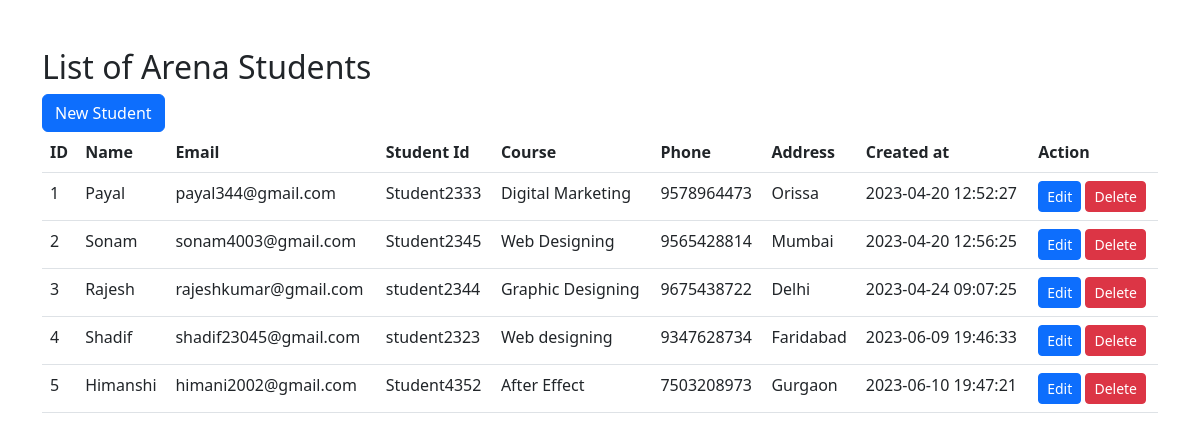
The page / on the database its author committed.
### tables this page shows
CREATE TABLE `mystudent` (
  `id` int(11) NOT NULL,
  `name` varchar(100) NOT NULL,
  `email` varchar(200) NOT NULL,
  `studentid` varchar(12) NOT NULL,
  `course` varchar(100) NOT NULL,
  `phone` varchar(10) DEFAULT NULL,
  `address` varchar(200) DEFAULT NULL,
  `created_at` datetime NOT NULL DEFAULT current_timestamp()
);

### index.php (the view, shortened to what this page needs)
<!DOCTYPE html>
<html lang="en">
<head>
    <link href="https://cdn.jsdelivr.net/npm/bootstrap@5.3.0-alpha3/dist/css/bootstrap.min.css" rel="stylesheet">
</head>
<body>
    <div class="container my-5">
        <h2>List of Arena Students</h2>
        <a class="btn btn-primary" href="/management/create.php" role="button">New Student</a>
        <br>
        <table class="table">
            <thead>
                <tr>
                    <th>ID</th>
                    <th>Name</th>
                    <th>Email</th>
                    <th>Student Id</th>
                    <th>Course</th>
                    <th>Phone</th>
                    <th>Address</th>
                    <th>Created at</th>
                    <th>Action</th>
                </tr>
            </thead>
            <tbody>
                <?php
                $servername = "localhost";
                $username = "root";
                $password = "";
                $database = "project";
                $connection = new mysqli($servername, $username, $password, $database);
                $sql = "SELECT * FROM mystudent";
                $result = $connection->query($sql);
                while ($row = $result->fetch_assoc()) {
                    echo "
 <tr>
                    <td>$row[id]</td>
                    <td>$row[name]</td>
                    <td>$row[email]</td>
                    <td>$row[studentid]</td>
                    <td>$row[course]</td>
                    <td>$row[phone]</td>
                    <td>$row[address]</td>
                    <td>$row[created_at]</td>
                    <td>
                        <a class='btn btn-primary btn-sm' href='/management/edit.php?id=$row[id]'>Edit</a>
                        <a class='btn btn-danger btn-sm' href='/management/delete.php?id=$row[id]'>Delete</a>
                    </td>
                </tr>
                    ";
                }
                ?>
            </tbody>
        </table>
    </div>
</body>
</html>

### rows shown on the page
mystudent: id "1", name "Payal", email "payal344@gmail.com", studentid "Student2333", course "Digital Marketing", phone "9578964473", address "Orissa", created_at "2023-04-20 12:52:27"
mystudent: id "2", name "Sonam", email "sonam4003@gmail.com", studentid "Student2345", course "Web Designing", phone "9565428814", address "Mumbai", created_at "2023-04-20 12:56:25"
mystudent: id "3", name "Rajesh", email "rajeshkumar@gmail.com", studentid "student2344", course "Graphic Designing", phone "9675438722", address "Delhi", created_at "2023-04-24 09:07:25"
mystudent: id "4", name "Shadif", email "shadif23045@gmail.com", studentid "student2323", course "Web designing", phone "9347628734", address "Faridabad", created_at "2023-06-09 19:46:33"
mystudent: id "5", name "Himanshi", email "himani2002@gmail.com", studentid "Student4352", course "After Effect", phone "7503208973", address "Gurgaon", created_at "2023-06-10 19:47:21"
